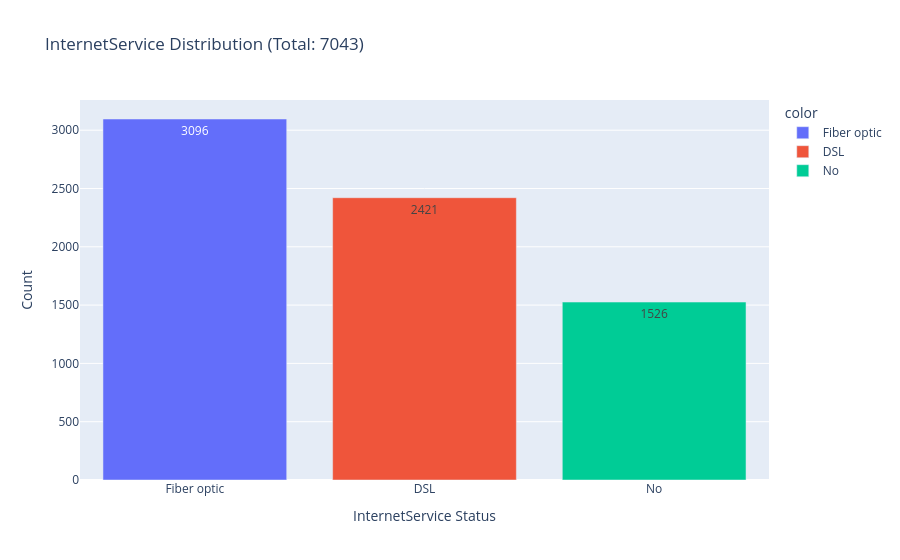

Here is the notebook cell this chart was saved with:
### Markdown cell above
# InternetService

### Code cell
import plotly.express as px

# 1. Sicherstellen, dass die Variablen berechnet sind
counts = df["InternetService"].value_counts()
fiber_optic = counts[0]
dsl = counts[1]
no = counts[2]
m_total = counts.sum()

# 2. Direkt Listen an Plotly übergeben
fig = px.bar(x=['Fiber optic', 'DSL','No'], 
             y=[fiber_optic, dsl, no],
             color=['Fiber optic', 'DSL','No'],
             text=[fiber_optic, dsl, no],
             labels={'x': 'InternetService Status', 'y': 'Count'},
             title=f'InternetService Distribution (Total: {m_total})')

fig.update_traces(textposition='inside')
fig.show()

### Figure 1 — Plotly figure (JSON) as saved in the notebook; plotly's stock layout.template omitted (floating-point values rounded to 4 significant figures)
{"data": [{"hovertemplate": "color=Fiber optic<br>InternetService Status=%{x}<br>Count=%{y}<br>text=%{text}<extra></extra>", "legendgroup": "Fiber optic", "marker": {"color": "#636efa", "pattern": {"shape": ""}}, "name": "Fiber optic", "orientation": "v", "showlegend": true, "text": [3096.0], "textposition": "inside", "type": "bar", "x": ["Fiber optic"], "xaxis": "x", "y": [3096], "yaxis": "y"}, {"hovertemplate": "color=DSL<br>InternetService Status=%{x}<br>Count=%{y}<br>text=%{text}<extra></extra>", "legendgroup": "DSL", "marker": {"color": "#EF553B", "pattern": {"shape": ""}}, "name": "DSL", "orientation": "v", "showlegend": true, "text": [2421.0], "textposition": "inside", "type": "bar", "x": ["DSL"], "xaxis": "x", "y": [2421], "yaxis": "y"}, {"hovertemplate": "color=No<br>InternetService Status=%{x}<br>Count=%{y}<br>text=%{text}<extra></extra>", "legendgroup": "No", "marker": {"color": "#00cc96", "pattern": {"shape": ""}}, "name": "No", "orientation": "v", "showlegend": true, "text": [1526.0], "textposition": "inside", "type": "bar", "x": ["No"], "xaxis": "x", "y": [1526], "yaxis": "y"}], "layout": {"barmode": "relative", "legend": {"title": {"text": "color"}, "tracegroupgap": 0}, "title": {"text": "InternetService Distribution (Total: 7043)"}, "xaxis": {"anchor": "y", "domain": [0, 1], "title": {"text": "InternetService Status"}}, "yaxis": {"anchor": "x", "domain": [0, 1], "title": {"text": "Count"}}}}
